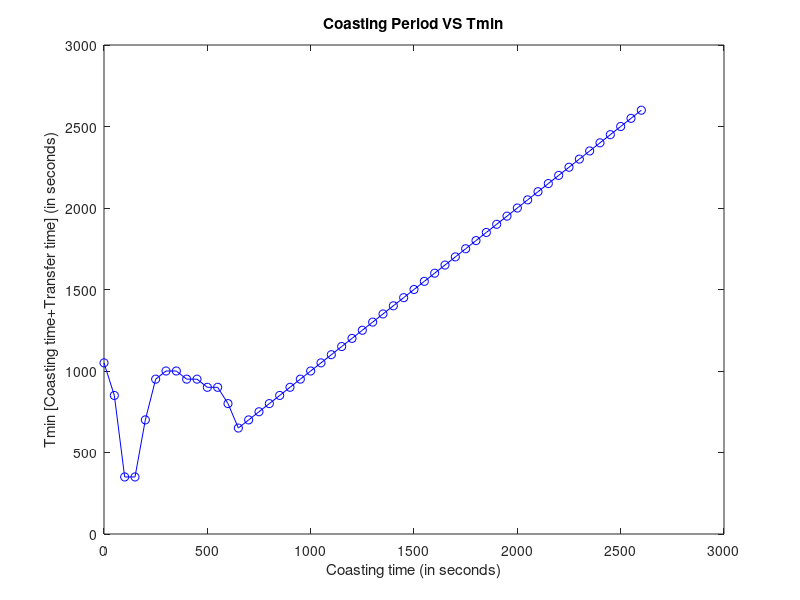

Here is the MATLAB script that generated this plot:
% Single Revolution Lambert Problem
% Debri used: MICROSAT-R DEB 
% Debri TLE data: 1 44117U 19006C   19257.18743374  .00356745  20455-4  44493-2 0  9990
%                 2 44117  95.2886 104.5636 0572671 189.5932 169.3966 14.64658678 24390
% Inclination (degrees):95.2886
% RAAN (degrees):104.5636
% Eccentricity:0.572671
% Argument of Perigee [Degrees]:189.5932
% Mean Anomaly [Degrees]:169.3966
% SGP4 output:  X                Y                Z     [km]
%            542.13411088    -3934.00754565    -5496.24138485 
%             XDOT             YDOT             ZDOT    [km/s]
%            -2.04410472        5.83405751       -4.77434023

e=0.572671;
u=398588.738;                                                % in km^3*s^-2                
pos_d=[542.13411088 -3934.00754565 -5496.24138485];          % in km
vel_d=[-2.04410472 5.83405751 -4.77434023];                  % in kmpersec
r_d=norm(pos_d);
v_d=norm(vel_d);
vr_d=dot(vel_d,pos_d)/r_d;
vp_d=sqrt(v_d^2-vr_d^2);
h_d=r_d*vp_d;
a_debri=(h_d^2/u)/(1-e^2);                                    % in km
a_chaser=a_debri+50;                                          % in km  
rp_debri=a_debri*(1-e);
rp_chaser=a_chaser*(1-e);
r1_cylindrical=rp_chaser;

o=104.5636;                                             % RAAN
ia=95.2886;                                             % Inclination
w=189.5932;                                             % Argument of Periapsis

T_t=(2*pi*a_debri^(3/2))/u^0.5;
t_quarter=T_t/4;
T_c=(2*pi*a_chaser^(3/2))/u^0.5;
delv_max=18;

for i=0:52;
    twait=50*i;                                                   % Waiting time
    % delV=50;
    ma_chaser=(2*pi*twait)/T_c;                     % ma=mean anomaly in radians
    if ma_chaser<pi;                                  % ea=eccentric anomaly     
        eai_chaser=ma_chaser+e/2;                    % initiating ea
    else
        eai_chaser=ma_chaser-e/2;
    end
    f=eai_chaser-e*sin(eai_chaser)-ma_chaser;
    f_dash=1-e*cos(eai_chaser);
    while abs((f/f_dash))>0.000001;                         % Newtons method to find eccentric anomaly 
        ea_chaser=eai_chaser-(f/f_dash);
        eai_chaser=ea_chaser;
        f=eai_chaser-e*sin(eai_chaser)-ma_chaser;
        f_dash=1-e*cos(eai_chaser); 
    end
    ta_chaser=2*atand(sqrt((1+e)/(1-e))*tand(ea_chaser/2))*180/3.14;    % ta=True Anomaly (in degrees) 
    r1_cylindrical=(h_d^2/u)*(1+e*cosd(ta_chaser))^(-1);
    r1_cartesian=[r1_cylindrical*cosd(ta_chaser);r1_cylindrical*sind(ta_chaser);0];
    DCMc=[cosd(o),-sind(o),0;sind(o),cosd(o),0;0,0,1]*[1 0 0;0 cosd(ia) -sind(ia);0 sind(ia) cosd(ia)]*[cosd(w+ta_chaser) -sind(w+ta_chaser) 0; sind(w+ta_chaser) cosd(w+ta_chaser) 0; 0 0 1];
    r1=DCMc*r1_cartesian;      
    for j=0:50:t_quarter-twait;
        dt=j;
        
            t=twait+dt;
            ma_target=(2*pi*t)/T_t;                     % ma=mean anomaly in radians
            if ma_target<pi;                                  % ea=eccentric anomaly     
                eai_target=ma_target+e/2;                    % initiating ea
            else
                eai_target=ma_target-e/2;
            end
            f=eai_target-e*sin(eai_target)-ma_target;
            f_dash=1-e*cos(eai_target);
            while abs((f/f_dash))>0.000001;                         % Newtons method to find eccentric anomaly 
                ea_target=eai_target-(f/f_dash);
                eai_target=ea_target;
                f=eai_target-e*sin(eai_target)-ma_target;
                f_dash=1-e*cos(eai_target); 
            end
            ta_target=2*atand(sqrt((1+e)/(1-e))*tand(ea_target/2))*180/3.14;    % ta=True Anomaly (in degrees) 
            r2_cylindrical=(h_d^2/u)*(1+e*cosd(ta_target))^(-1);
            r2_cartesian=[r2_cylindrical*cosd(ta_target);r2_cylindrical*sind(ta_target);0];
            DCMt=[cosd(o),-sind(o),0;sind(o),cosd(o),0;0,0,1]*[1 0 0;0 cosd(ia) -sind(ia);0 sind(ia) cosd(ia)]*[cosd(w+ta_target) -sind(w+ta_target) 0; sind(w+ta_target) cosd(w+ta_target) 0; 0 0 1];
            r2=DCMt*r2_cartesian;
            
            % Choosing a prograde trajectory(i<90 deg). Rendezvous occurs at t=twait+dt
            r1cr2=cross(r1,r2);
            r1r2=norm(r1)*norm(r2);
            if r1cr2(3,1)>=0;
                deltheta=acosd(dot(r1,r2)/r1r2);
            else
                deltheta=360-acosd(dot(r1,r2)/r1r2);
            end    
            A=sind(deltheta)*sqrt(r1r2/(1-cosd(deltheta)));           

            % Starting Newtons method to evaluate the z (z is  related to a and universal anomaly) 
            z=0;                                                     % Initializing z
            S=(1/6)-(z/120)+(z^2/5040)-(z^3/362880)+(z^4/39916800);  % S and C are Stumpff Functions 
            C=(1/2)-(z/24)+(z^2/720)-(z^3/40320)+(z^4/3628800);
            r1n=norm(r1);
            r2n=norm(r2);
            del_t=dt;
            y=r1n+r2n+A*((z*S-1)/C^0.5);
            f=((y/C)^1.5)*S+A*(y^0.5)-(u^0.5)*del_t;
            if z==0;
                f_dash=(sqrt(2)/40)*y^1.5+(A/8)*(sqrt(y)+A*sqrt(1/2*y));
            else;
                f_dash=((y/C)^1.5)*((1/2*z)*(C-1.5*S/C)+(3*S^2)/(4*C)) + (A/8)*((3*S*sqrt(y)/C)+A*sqrt(C/y));
            end    
            
            while abs((f/f_dash))>0.01;
                z_f=z-f/f_dash;
                z=z_f;
                S=(1/6)-(z/120)+(z^2/5040)-(z^3/362880)+(z^4/39916800);   
                C=(1/2)-(z/24)+(z^2/720)-(z^3/40320)+(z^4/3628800);
                y=r1n+r2n+A*((z*S-1)/C^0.5);
                f=((y/C)^1.5)*S+A*(y^0.5)-(u^0.5)*del_t;
                if z==0;
                    f_dash=(sqrt(2)/40)*y^1.5+(A/8)*(sqrt(y)+A*sqrt(1/2*y));
                else;
                    f_dash=((y/C)^1.5)*((1/2*z)*(C-1.5*S/C)+(3*S^2)/(4*C)) + (A/8)*((3*S*sqrt(y)/C)+A*sqrt(C/y));
                end
            end    

            % Calculating the Lagrange functions and Velocities at r1 and r2

            f=1-y/r1n;
            g=(1/sqrt(u))*((y/C)^1.5*S)+A*sqrt(y)-(1/sqrt(u))*(y/C)^1.5;
            f_dot=(sqrt(u)/r1n*r2n)*sqrt(y/C)*(z*S-1);
            g_dot=1-(y/r2n);

            v1_t=(r2-f*r1)/g;                                               % Transfer orbit velocity at r1
            v2_t=(g_dot*r2-r1)/g;                                           % Transfer orbit velocity at r2
            v1n_t=norm(v1_t);
            v2n_t=norm(v2_t); % ---------------------------------------------------> should v be converted to a ECI frame or is it in ECI 
            
            % Calculating velocities of Chaser at r1 and Target at r2
            vpd_2=h_d/r2n;                                                  % Perpendicular component of velocity of the debri at 2
            vrd_2=(u/h_d)*e*sind(ta_target);
            vd_2=sqrt(vpd_2^2+vrd_2^2);
            h_c=sqrt(u*r1n*(1+e*cos(ta_chaser)));  
            vpc_1=h_c/r1n;                                                  % Perpedicular component of velocity of Chaser at 1 
            vrc_1=(u/h_c)*e*sind(ta_chaser);
            vc_1=sqrt(vpc_1^2+vrc_1^2);

            % Calculating delta V required
            delv1(1,1)=v1n_t-vc_1;
            delv2(1,1)=vd_2-v2n_t;
            delv(1,1)=abs(delv1(1,1))+abs(delv2(1,1));
            
            if delv(1,1)<delv_max;
                dv(1,i+1)=delv(1,1);
                tmin(1,i+1)=t;
                tcoast(1,i+1)=twait;
                transfer_time(1,i+1)=j;
                break;
            end
    end    
end
plot(tcoast,tmin,'b-o');
title('Coasting Period VS Tmin');
xlabel('Coasting time (in seconds)');
ylabel('Tmin [Coasting time+Transfer time] (in seconds)');
